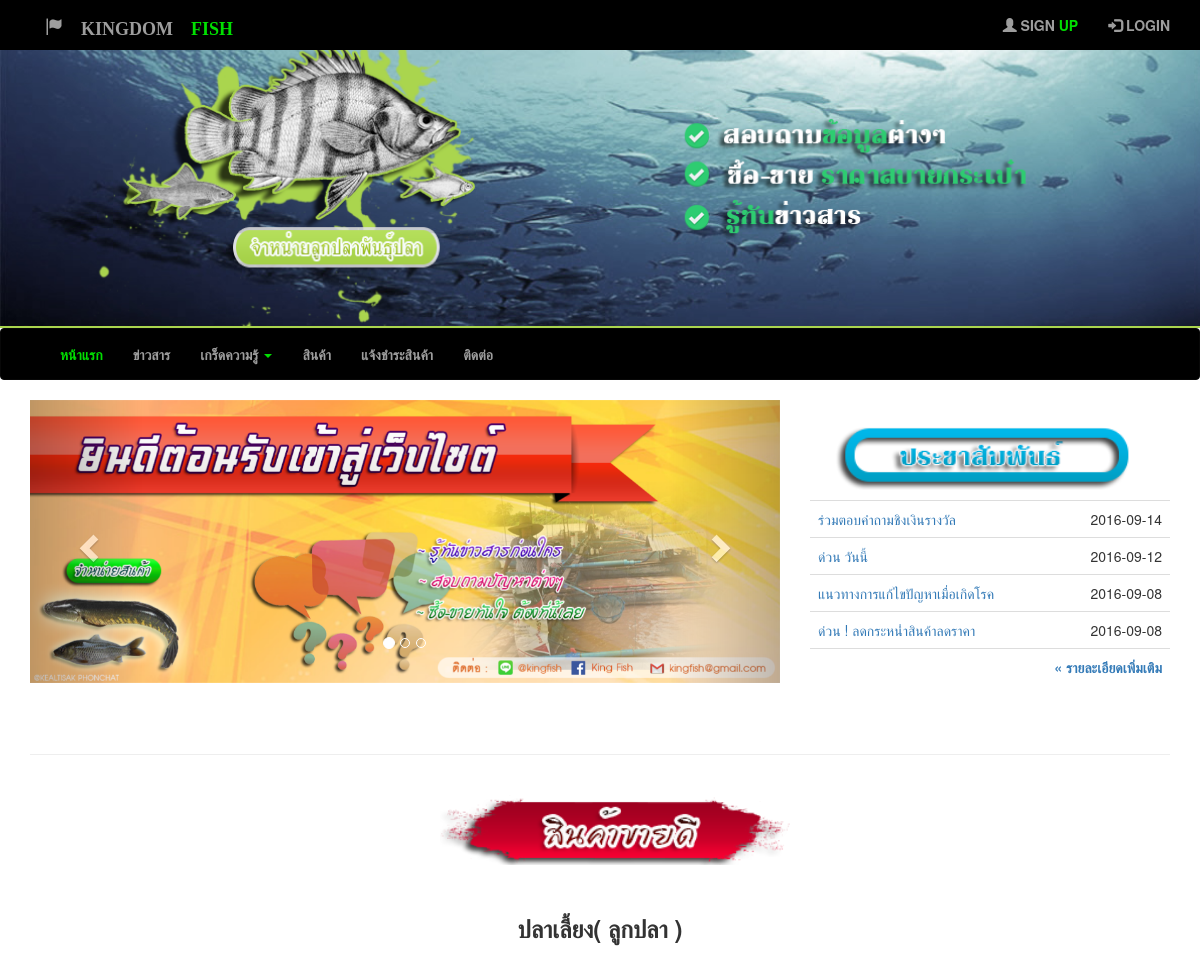
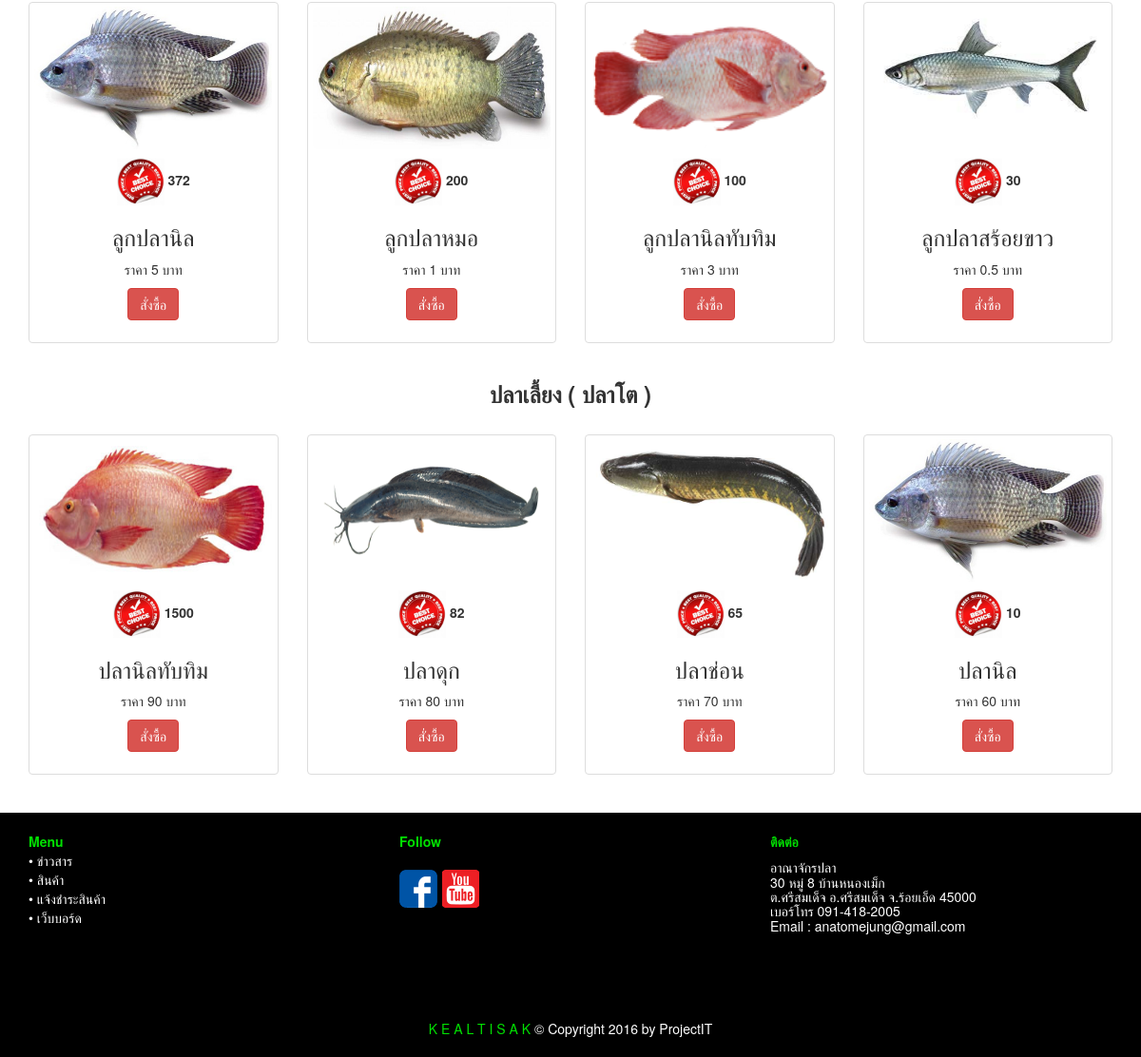
The page / on the database its author committed (2 pictures, top to bottom).
### tables this page shows
CREATE TABLE `tb_postmessage` (
  `post_id` int(11) NOT NULL,
  `tp_id` int(11) NOT NULL,
  `post_header` text NOT NULL,
  `post_pic` varchar(100) NOT NULL,
  `post_detail` text NOT NULL,
  `post_date` date NOT NULL
);

CREATE TABLE `tb_product` (
  `p_id` int(11) NOT NULL,
  `category_id` int(11) NOT NULL,
  `p_name` varchar(50) NOT NULL,
  `p_pic` varchar(100) NOT NULL,
  `p_price` float NOT NULL,
  `p_number` varchar(100) NOT NULL,
  `p_date` date NOT NULL
);

### index.php (the view, shortened to what this page needs)
<!DOCTYPE html>
<html lang="en">
  <head>
    <link href="css/bootstrap.min.css" rel="stylesheet">
  </head>
  <body>
 <nav class="navbar-inverse navbar-fixed-top" style="background-color: black;">
          <div class="container-fluid">
            <div class="container">
              <div class="navbar-header">
                <a class="navbar-brand  glyphicon glyphicon-flag" href="index.php"><b> KINGDOM <font color="#01DF01">FISH</font></b></a>
              </div>
              <div class="collapse navbar-collapse" id="bs-example-navbar-collapse-1">
                <?php
                  if(isset($_SESSION['user_id']) && !empty($_SESSION['user_id'])){?>
                    <ul class="nav navbar-nav navbar-right">
                      <li><a href="user_edit.php?id=<?php echo $_SESSION['user_id'];?>"><font color="#01DF01"><b>ยินดีต้อนรับ</b></font> : <?php echo $_SESSION['uname']?></a></li>
                      <li><a href="logout.php" class="glyphicon glyphicon-log-out"><b>Logout</b></a></li>
                    </ul>
                 <?php }else{?>
                    <ul class="nav navbar-nav navbar-right">
                      <li><a href="register.php"><span class="glyphicon glyphicon-user"></span> <b> SIGN <font color="#01DF01">UP</font></b></a></li>
                      <li><a href="login.php"><span class="glyphicon glyphicon-log-in"></span> <b> LOGIN</b></a></li>
                    </ul>
                <?php } ?>
              </div>
        </nav>
        <div class="row">
          <div class="col-sm-12">
               <img src="./img/bg.png" width="100%" height="100%">
          </div>
          <div class="col-sm-12">
             <nav class="navbar navbar-inverse" style="background-color: black;">
              <div class="container">
              <div class="container-fluid">
                <ul class="nav navbar-nav">
                  <li><a href="index.php"><b><font color="#01DF01">หน้าแรก</font></b></a></li>
                  <li><a href="show_hotnew.php"><b>ข่าวสาร</b></a></li>
                  <li class="dropdown">
                    <a class="dropdown-toggle" data-toggle="dropdown" href="#"><b>เกร็ดความรู้</b>
                    <font color="#01DF01"><span class="caret"></span></font></a>
                  </li>
                  <li><a href="show_product_list.php"><b>สินค้า</b></a></li>
                  <li><a href="payment.php"><b>แจ้งชำระสินค้า</b></a></li>
                  <li><a href="us.php"><b>ติดต่อ</b></a></li>
                </ul>
              </div>
              </div>
            </nav>
          </div>
        </div>
    <div class="row" >
      <div class="container" align="center">
        <div class="row">
          <div class="col-md-8">
            <div id="carousel-example-generic" class="carousel slide" data-ride="carousel">
                <ol class="carousel-indicators">
                  <li data-target="#carousel-example-generic" data-slide-to="0" class="active"></li>
                  <li data-target="#carousel-example-generic" data-slide-to="1"></li>
                  <li data-target="#carousel-example-generic" data-slide-to="2"></li>
                </ol>
                <div class="carousel-inner" role="listbox">
                  <div class="item active">
                    <img src="./img/ps-list.png" width="100%" height="100%" alt="...">
                    <div class="carousel-caption">
                    </div>
                  </div>
                </div>
                <a class="left carousel-control" href="#carousel-example-generic" role="button" data-slide="prev">
                  <span class="glyphicon glyphicon-chevron-left" aria-hidden="true"></span>
                </a>
                <a class="right carousel-control" href="#carousel-example-generic" role="button" data-slide="next">
                  <span class="glyphicon glyphicon-chevron-right" aria-hidden="true"></span>
                </a>
              </div>
          </div>
          <div class="col-md-4">
          <h1 align="left"><img src="./img/new.png" width="350" height="70"></h1>
            <?php
                  $strSQL = "SELECT * FROM tb_postmessage";
                      $Per_Page = 4;
                      @$Page = $_GET["Page"];
                      if(@!$_GET["Page"])
                      {
                        $Page=1;
                      }
                      $Page_Start = (($Per_Page*$Page)-$Per_Page);
                      $strSQL .=" order  by post_id DESC LIMIT $Page_Start , $Per_Page";
                      $objQuery  = mysql_query($strSQL);
                      ?>
            <table class="table" >
                    <?php
                       while($row_sh=mysql_fetch_array($objQuery)){
                    ?>
                  <tr>
                        <td align="left"><a href="show_newdetail.php?id=<?php echo $row_sh['post_id'];?>" ><?php echo $row_sh['post_header'];?></a></a></td>
                        <td align="right"><?php echo $row_sh['post_date'];?></td>
                  </tr>
                  <?php }?>
                  <tr>
                    <td></td>
                    <td align="right"><a href="show_hotnew.php"><b>« รายละเอียดเพิ่มเติม</b></a></td>
                  </tr>
              </table>
          </div>
        </div>
        <div class="page-header">
        </div>
        <div class="row">
        <div class="col-md-12">
          <div class="container" align="center">
            <h1><img src="./img/order-good.png" width="350" height="70"></h1>
          </div>
          </div>
        </div><br>
         <div class="row">
              <div class="container" align="center">
                <?php
                  $arrpro1[]=null;
                  $objpro1=mysql_query("select * from tb_product where category_id=1");
                  while($rspro1=mysql_fetch_array($objpro1)){
                    $objpd1=mysql_query("select * from tb_order_details where p_id=".$rspro1['p_id']);
                    $cpd1=0;
                    while($rspd1=mysql_fetch_array($objpd1)){
                      $cpd1=$cpd1+$rspd1['p_number'];
                    }
                    array_push($arrpro1,array("p_id"=>$rspro1['p_id'],"count"=>$cpd1));
                  }
                  usort($arrpro1, 'sortByValue');
                  $arrpro2[]=null;
                  $objpro2=mysql_query("select * from tb_product where category_id=2");
                  while($rspro2=mysql_fetch_array($objpro2)){
                    $objpd2=mysql_query("select * from tb_order_details where p_id=".$rspro2['p_id']);
                    $cpd2=0;
                    while($rspd2=mysql_fetch_array($objpd2)){
                      $cpd2=$cpd2+$rspd2['p_number'];
                    }
                    array_push($arrpro2,array("p_id"=>$rspro2['p_id'],"count"=>$cpd2));
                  }
                  usort($arrpro2, 'sortByValue');
                  ?>
                  <h3><b>ปลาเลี้ยง( ลูกปลา )</b></h3><br>
                  <div class="row">
                  <?php
                  for($i=0;$i<count($arrpro1);$i++){
                    if($i>3)break;
                    if($arrpro1[$i]!=null){
                      $objpro1=mysql_query("select * from tb_product where p_id=".$arrpro1[$i]['p_id']);
                      $rspro1=mysql_fetch_array($objpro1);
                      ?>
                      <div class="col-sm-4 col-md-3">
                        <div class="thumbnail">
                          <img src="<?php echo $rspro1['p_pic']; ?>" style="width:250px; height: 150px;" class="img-rounded">
                          <div class="caption">
                          <b><?php echo "<img src='./img/1g.jpg' width='50' height='50'> ".$arrpro1[$i]['count']; ?></b>
                            <h3><?php echo $rspro1['p_name']; ?></h3>
                            <p><?php echo "ราคา ".$rspro1['p_price']." บาท"; ?></p>
                            <p><a href="add_cart.php?action=add&id=<?php echo $rspro1['p_id'];?>" class="btn btn-danger" role="button">สั่งซื้อ</a></p>
                          </div>
                        </div>
                      </div>
                      <?php
                    }
                  }?>
                  </div>
                  <h3><b>ปลาเลี้ยง ( ปลาโต )</b></h3><br>
                  <div class="row">
                  <?php
                  for($i=0;$i<count($arrpro2);$i++){
                    if($i>3)break;
                    if($arrpro2[$i]!=null){
                      $objpro2=mysql_query("select * from tb_product where p_id=".$arrpro2[$i]['p_id']);
                      $rspro2=mysql_fetch_array($objpro2);
                      ?>
                      <div class="col-sm-4 col-md-3">
                        <div class="thumbnail">
                          <img src="<?php echo $rspro2['p_pic']; ?>" style="width:250px; height: 150px;" class="img-rounded">
                          <div class="caption">
                            <b><?php echo "<img src='./img/1g.jpg' width='50' height='50'> ".$arrpro2[$i]['count']; ?></b>
                            <h3><?php echo $rspro2['p_name']; ?></h3>
                            <p><?php echo "ราคา ".$rspro2['p_price']." บาท"; ?></p>
                            <p><a href="add_cart.php?action=add&id=<?php echo $rspro2['p_id'];?>" class="btn btn-danger" role="button">สั่งซื้อ</a></p>
                          </div>
                        </div>
                      </div>
                      <?php
                    }
                  }?>
                  </div>
              </div>
              <br>
            </div>
              </div>
            </div>
  <?php include 'footer.php';?>
  </body>
</html>

### footer.php
<footer class="footer" style="background-color: black;">
      <div class="container-fluid">
        <div class="container">
          <div class="row">
            <div class="col-md-4" align="left"><font color="#01DF01"></br><b>Menu</b></font></br>
              <a href="#"><font color="#FFFFFF">• ข่าวสาร</font></a></br>
              <a href="#"><font color="#FFFFFF">• สินค้า</font></a></br>
              <a href="#"><font color="#FFFFFF">• แจ้งชำระสินค้า</font></a></br>
              <a href="#"><font color="#FFFFFF">• เว็บบอร์ด</font></a>
            </div>
            <div class="col-md-4" align="left"><font color="#01DF01"></br><b>Follow</b></font></br></br>
              <a href="#"></a><img src="./img/fb.png"></a>
              <a href="#"></a><img src="./img/ty.png"></a>
            </div>
            <div class="col-md-4" align="left"><font color="#01DF01"></br><b>ติดต่อ</b></font>
              <font color="#FFFFFF"><h5>อาณาจักรปลา <br>
                  30 หมู่ 8 บ้านหนองเม็ก <br>
                  ต.ศรีสมเด็จ อ.ศรีสมเด็จ จ.ร้อยเอ็ด 45000 <br>
                  เบอร์โทร 091-418-2005<br>
                  Email : anatomejung@gmail.com</b></h5></font>
            </div>
          </div>
        </div>
      </div>
      <div class="container-fluid">
        <div class="container">
          <div class="row">
            <div class="col-md-12" align="center"><font color="#01DF01"></br></br></br></br>K E A L T I S A K </font><font color="#FFFFFF"> © Copyright 2016 by ProjectIT </font></br></br></div>
          </div>
        </div>
      </div>
    </footer>

### rows shown on the page
tb_postmessage: post_header "ร่วมตอบคำถามชิงเงินรางวัล", post_date "2016-09-14"
tb_postmessage: post_header "ด่วน วันนี้", post_date "2016-09-12"
tb_postmessage: post_header "แนวทางการแก้ไขปัญหาเมื่อเกิดโรค", post_date "2016-09-08"
tb_postmessage: post_header "ด่วน ! ลดกระหน่ำสินค้าลดราคา", post_date "2016-09-08"
tb_product: p_pic (picture), count "372", p_name "ลูกปลานิล", p_price "5"
tb_product: p_pic (picture), count "200", p_name "ลูกปลาหมอ", p_price "1"
tb_product: p_pic (picture), count "100", p_name "ลูกปลานิลทับทิม", p_price "3"
tb_product: p_pic (picture), count "30", p_name "ลูกปลาสร้อยขาว", p_price "0.5"
tb_product: p_pic (picture), count "1500", p_name "ปลานิลทับทิม", p_price "90"
tb_product: p_pic (picture), count "82", p_name "ปลาดุก", p_price "80"
tb_product: p_pic (picture), count "65", p_name "ปลาช่อน", p_price "70"
tb_product: p_pic (picture), count "10", p_name "ปลานิล", p_price "60"
